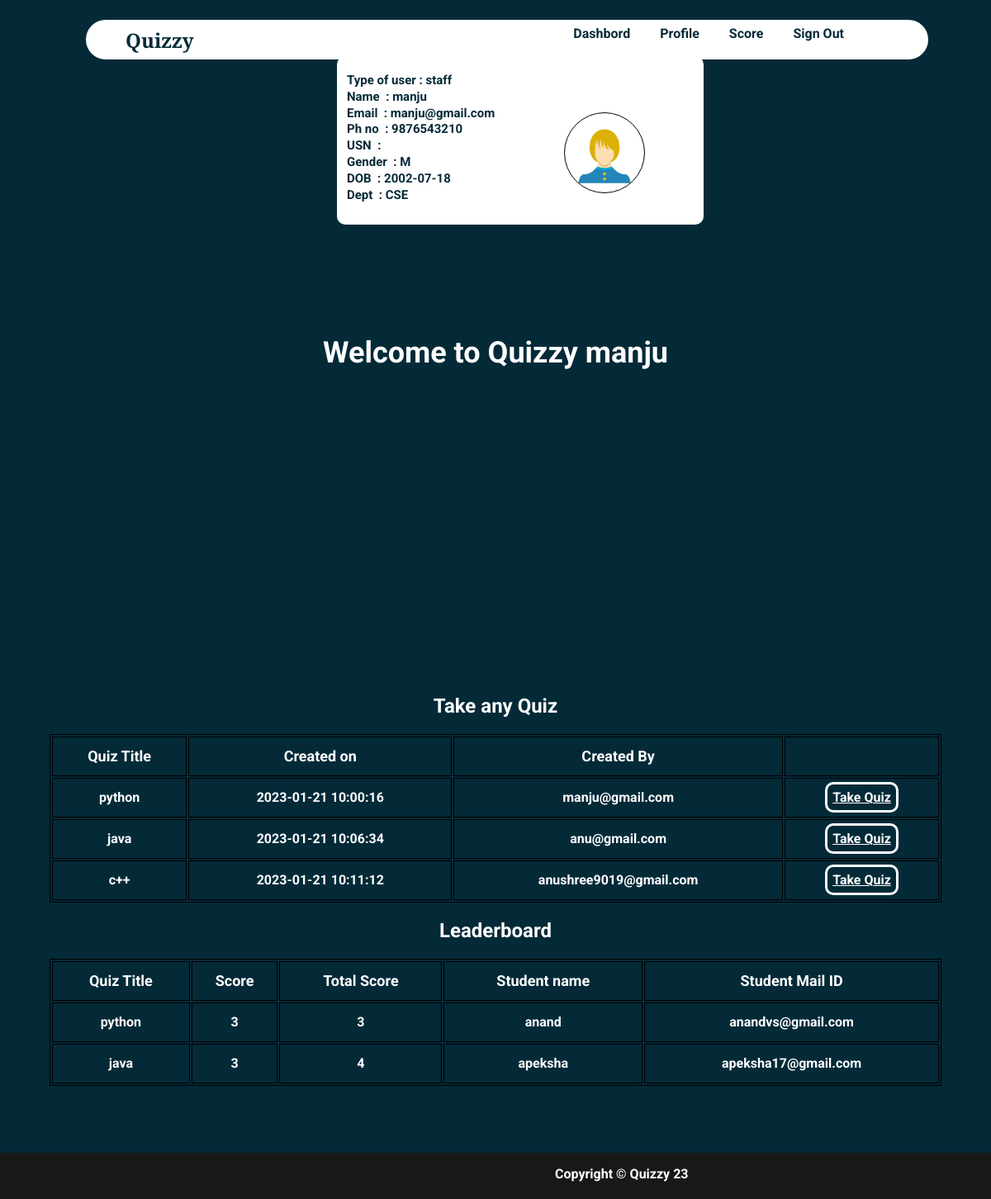
Screenshot of /homestud.php (signed in) with the database file from the repository.
### tables this page shows
CREATE TABLE IF NOT EXISTS `staff` (
  `staffid` varchar(10) NOT NULL,
  `name` varchar(20) NOT NULL,
  `mail` varchar(30) NOT NULL,
  `phno` varchar(10) NOT NULL,
  `gender` varchar(1) NOT NULL,
  `DOB` varchar(10) NOT NULL,
  `pw` varchar(200) NOT NULL,
  `dept` varchar(3) DEFAULT NULL,
  PRIMARY KEY (`mail`),
  UNIQUE KEY `mail` (`mail`,`phno`),
  UNIQUE KEY `staffid` (`staffid`)
);

CREATE TABLE IF NOT EXISTS `quiz` (
  `quizid` int NOT NULL AUTO_INCREMENT,
  `quizname` varchar(20) NOT NULL,
  `date_created` timestamp NOT NULL DEFAULT CURRENT_TIMESTAMP,
  `mail` varchar(30) DEFAULT NULL,
  PRIMARY KEY (`quizid`),
  KEY `mail` (`mail`)
);

CREATE TABLE IF NOT EXISTS `score` (
  `slno` int NOT NULL AUTO_INCREMENT,
  `score` int NOT NULL,
  `quizid` int NOT NULL,
  `mail` varchar(30) DEFAULT NULL,
  `totalscore` int DEFAULT NULL,
  `remark` varchar(20) DEFAULT NULL,
  PRIMARY KEY (`slno`),
  KEY `quizid` (`quizid`),
  KEY `mail` (`mail`)
);

CREATE TABLE IF NOT EXISTS `student` (
  `usn` varchar(10) NOT NULL,
  `name` varchar(20) NOT NULL,
  `mail` varchar(30) NOT NULL,
  `phno` varchar(10) NOT NULL,
  `gender` varchar(1) NOT NULL,
  `DOB` varchar(10) NOT NULL,
  `pw` varchar(200) NOT NULL,
  `dept` varchar(3) DEFAULT NULL,
  PRIMARY KEY (`mail`),
  UNIQUE KEY `mail` (`mail`),
  UNIQUE KEY `phno` (`phno`),
  UNIQUE KEY `usn` (`usn`),
  KEY `dept` (`dept`)
);

### homestud.php (the view, shortened to what this page needs)
<html>
<head>
</head>
<?php
require_once 'sql.php';
                $conn = mysqli_connect($servername, $username, $password, $dbname);if (!$conn) {
    echo "<script>alert(\"Database error retry after some time !\")</script>";
}
?>
<body style="color: #fff !important;font-weight:bolder;margin: 0 !important;font-weight: bolder !important;font-family: 'Roboto', sans-serif;">
    <div style="background-color: #042A38;height:auto;">
        <div class="navbar" style="display: grid;width: 85%;height:3rem;color:#042A38;position:fixed;border-radius:10rem;margin-top:1.5rem;margin-left:6.5rem;">
        <section style="margin-left: 3rem;height:3rem;display:grid;padding-top: 8px;padding-bottom: 3px; font-size: 1.5rem;font-family: 'Libre Baskerville', serif;">Quizzy</section>
            <ul style="display: inline-flex;padding: 0 !important;margin-top: 0;float: right;right: 10rem;top:0.8rem;position: fixed;width: 50vw;">
                <li onclick="dash()">Dashbord</li>
                <li onclick="prof()">Profile</li>
                <li onclick="score()">Score</li>
                <li onclick="lo()">Sign Out</li>
            </ul>
        </div><br><br>
        <?php
        $type1 = $_SESSION["type"];
        $username1 = $_SESSION["username"];
        $sql = "select * from " . $type1 . " where mail='{$username1}'";
        $res =   mysqli_query($conn, $sql);
        if ($res == true) {
            global $dbmail, $dbpw;
            while ($row = mysqli_fetch_array($res)) {
                $dbmail = $row['mail'];
                $dbname = $row['name'];
                $dbusn = $row['usn'];
                $dbphno = $row['phno'];
                $dbgender = $row['gender'];
                $dbdob = $row['DOB'];
                $dbdept = $row['dept'];
            }
        }
        ?>
        <center><section style="width:100vw;height:20rem;margin:0vw;margin-top:23rem;font-size:3vw;">Welcome to Quizzy&nbsp;<?php echo $dbname ?></section></center>
        <section style="color:#fff !important"><br><br><br><br><br>
        <?php
            $sql ="select * from quiz";
            $res=mysqli_query($conn,$sql);
            if($res)
            {
                echo "<center><h1 style=\"font-size:2vw;\">Take any Quiz</h1></center>";
                echo "<center><table><thead><tr><td>Quiz Title</td><td>Created on</td><td>Created By</td><td>  </td></tr></thead>";
                while ($row = mysqli_fetch_assoc($res)) {
                    echo "<tr><td>".$row["quizname"]."</td><td>".$row["date_created"]."</td><td>".$row["mail"]."</td><td><a id=\"tq\" href='takeq.php?qid=".$row['quizid']."'>Take Quiz</button></tr>";
                }
                echo "</table></center>";
            }
            ?>
        </section>
        <section class="prof" id="prof" style="display: grid;color:#042A38;">
        <div class="container1">
                <p><b>Type of user&nbsp;:&nbsp;<?php echo $type1 ?></b></p>
                <p><b>Name &nbsp;:&nbsp;<?php echo $dbname ?></b></p>
                <p><b>Email &nbsp;:&nbsp;<?php echo $dbmail ?></b></p>
                <p><b>Ph no &nbsp;:&nbsp;<?php echo $dbphno ?></b></p>
                <p><b>USN &nbsp;:&nbsp;<?php echo $dbusn ?></b></p>
                <p><b>Gender &nbsp;:&nbsp;<?php echo $dbgender ?></b></p>
                <p><b>DOB &nbsp;:&nbsp;<?php echo $dbdob ?></b></p>
                <p><b>Dept &nbsp;:&nbsp;<?php echo $dbdept ?></b></p>
        </div>
        <div class="container2">
            <img src=" images/user.png">
        </div>
        </section>
            <section style="color:#fff !important">
            <?php
            $sql="call leaderboard;";
            $res=mysqli_query($conn,$sql);
            if($res)
            {
                echo "<center><h1 style=\"font-size: 2vw\">Leaderboard</h1></center>";
                echo "<table id=\"le\"><thead><tr><td>Quiz Title</td><td>Score</td><td>Total Score</td><td>Student name</td><td>Student Mail ID</td></tr></thead>";
                while ($row = mysqli_fetch_assoc($res)) {
                    echo "<tr><td>".$row["quizname"]."</td><td>".$row["score"]."</td><td>".$row["totalscore"]."</td><td>".$row["name"]."</td><td>".$row["mail"]."</td></tr>";
                }
                echo "</table><br><br><br>";
            }
            else{
                echo mysqli_error($conn);
            }
            ?>
        </section>
    </div>
    <footer class="footer" style= "background: black; opacity: 0.9;  font-size: 1rem; height: 3.5rem;display:flex;">
        <div class="footer_copyright" style=" text-align: center;position:absolute; margin-left:42rem; color:white;" >
             <p style="padding-top: 0.01rem;">Copyright &copy; Quizzy 23</p>
        </div>
    </footer>
</body>
</html>

### homestud.php (style rules this page uses)
li { margin: 1.5vw; font-size: 1rem !important; }
ul { list-style: none; width: auto !important; font-weight: 2vw !important; }
.navbar { background-color: white !important; font-size: 1.5vw !important; position: fixed; }
a { text-decoration: none; color: #fff; }
.prof { top: 5vw; position: fixed; width: 35vw !important; height:15vw !important; margin-left: 34vw !important; margin-right: 20vw !important; background-color: #fff !important; border-radius: 10px; margin-top: 0.5rem; z-index: 1; padding: 1vw; padding-left: 1vw; display: grid; grid-template-columns: repeat(2, 1fr); gap: 10px; }
img { width: 100%; display:block; object-fit: cover; }
.container1 { color: #042A38; font-size:15px; line-height: 0.3rem; grid-column:1; }
.container2 { width:6rem; height:6rem; border-radius: 50%; overflow: hidden; margin-left: 3rem; margin-top: 3.5rem; border: 0.1rem solid black; grid-column: 2; }
table { width: 90vw; margin-left: 5vw; margin-right: 5vw; align-content: center; border: 1px solid black; }
thead { font-weight:900; font-size: 1.5vw; }
td { width: auto; border: 1px solid black; text-align: center; height: 4vw; font-weight: bold; }
#tq { text-decoration: underline; border: 3px solid #fff; padding: 0.5vw; border-radius: 10px; }
#le { margin-bottom: 2vw; }

### rows the page displays
staff: name "manju", mail "manju@gmail.com", phno "9876543210", gender "M", DOB "2002-07-18", dept "CSE"
quiz: quizname "python", date_created "2023-01-21 10:00:16", mail "manju@gmail.com"
quiz: quizname "java", date_created "2023-01-21 10:06:34", mail "anu@gmail.com"
quiz: quizname "c++", date_created "2023-01-21 10:11:12", mail "anushree9019@gmail.com"
score: quizid.quizname "python", score "3", totalscore "3", mail.name "anand", mail "anandvs@gmail.com"
score: quizid.quizname "java", score "3", totalscore "4", mail.name "apeksha", mail "apeksha17@gmail.com"

### other values shown
$type1 "staff"
